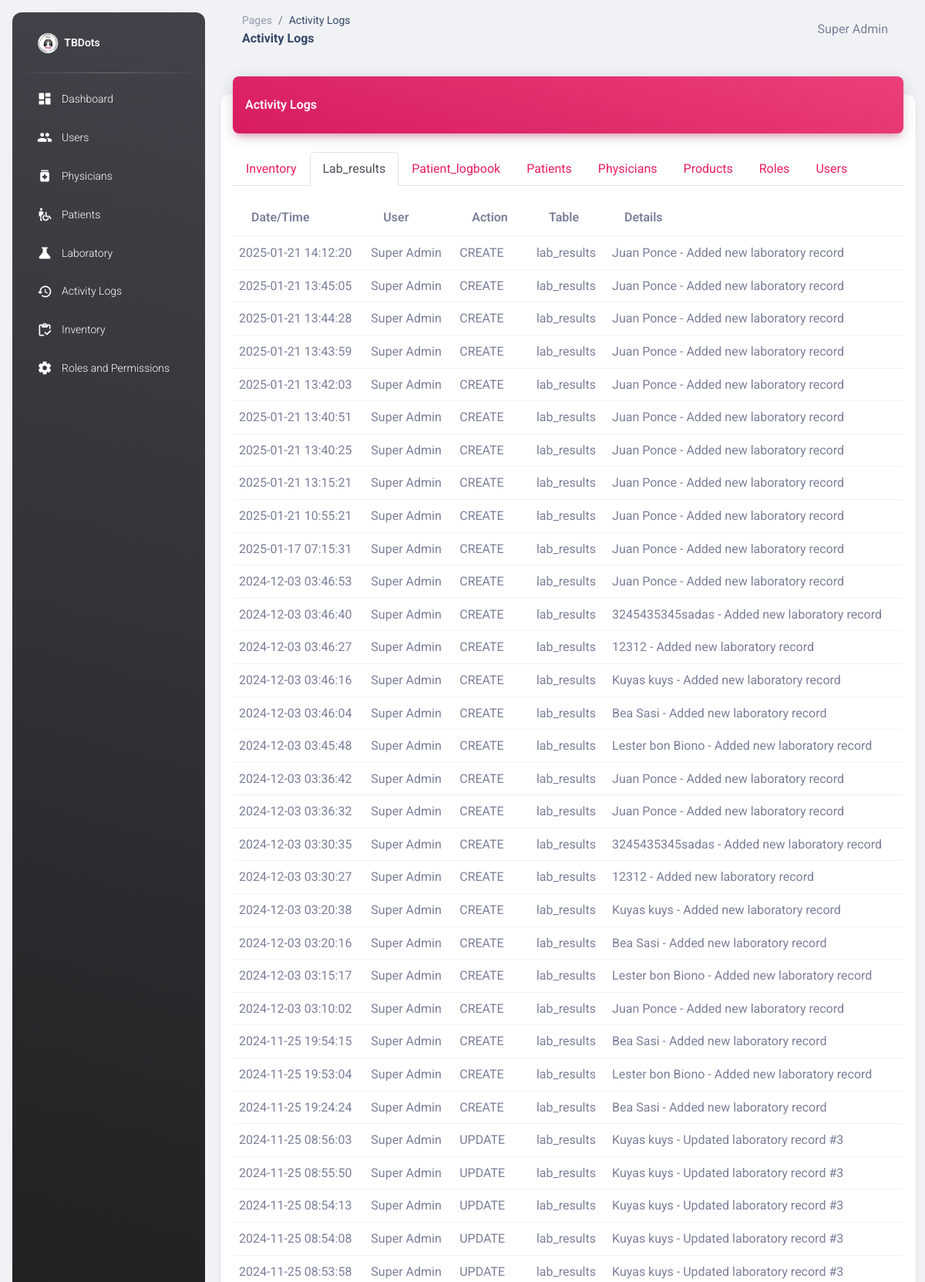
The app's page /activity_logs.php?table=lab_results (signed in, upper part) with its own data.
### tables this page shows
CREATE TABLE IF NOT EXISTS `activity_logs` (
  `id` int NOT NULL AUTO_INCREMENT,
  `user_id` int NOT NULL,
  `action` varchar(50) DEFAULT NULL,
  `table_name` varchar(50) NOT NULL,
  `record_id` int NOT NULL,
  `details` text,
  `created_at` timestamp NOT NULL DEFAULT CURRENT_TIMESTAMP,
  PRIMARY KEY (`id`),
  KEY `FK_logs_user` (`user_id`),
  CONSTRAINT `FK_logs_user` FOREIGN KEY (`user_id`) REFERENCES `users` (`id`)
);

CREATE TABLE IF NOT EXISTS `users` (
  `id` int NOT NULL AUTO_INCREMENT,
  `username` varchar(50) NOT NULL,
  `password` text NOT NULL,
  `first_name` text NOT NULL,
  `last_name` text NOT NULL,
  `role` int NOT NULL DEFAULT '0',
  `updated_at` timestamp NOT NULL DEFAULT CURRENT_TIMESTAMP,
  `created_at` timestamp NOT NULL DEFAULT CURRENT_TIMESTAMP ON UPDATE CURRENT_TIMESTAMP,
  `location_id` int DEFAULT NULL,
  PRIMARY KEY (`id`),
  KEY `FK_users_roles` (`role`),
  KEY `location_id` (`location_id`),
  CONSTRAINT `FK_users_roles` FOREIGN KEY (`role`) REFERENCES `roles` (`id`) ON DELETE CASCADE ON UPDATE CASCADE,
  CONSTRAINT `users_ibfk_1` FOREIGN KEY (`location_id`) REFERENCES `locations` (`id`)
);

### activity_logs.php (the view, shortened to what this page needs)
<?php
require_once "connection/db.php";
include_once('head.php');
$action_filter = $_GET['action'] ?? '';
$table_filter = $_GET['table'] ?? 'all';
$date_filter = $_GET['date'] ?? '';
$search = $_GET['search'] ?? '';
$query = "
    SELECT al.*, u.first_name, u.last_name,
    -- For inventory logs
    CASE
        WHEN al.table_name = 'inventory' THEN p.brand_name
        -- For lab results logs
        WHEN al.table_name = 'lab_results' THEN pat.fullname
        -- For products logs
        WHEN al.table_name = 'products' THEN p2.brand_name
        ELSE NULL
    END as related_name
    FROM activity_logs al
    LEFT JOIN users u ON al.user_id = u.id
    -- Join for inventory logs
    LEFT JOIN inventory i ON (al.table_name = 'inventory' AND al.record_id = i.id)
    LEFT JOIN products p ON i.product_id = p.id
    -- Join for lab results logs
    LEFT JOIN lab_results lr ON (al.table_name = 'lab_results' AND al.record_id = lr.id)
    LEFT JOIN patients pat ON lr.patient_id = pat.id
    -- Join for products logs
    LEFT JOIN products p2 ON (al.table_name = 'products' AND al.record_id = p2.id)
    WHERE 1=1
    AND al.action != 'DELETE'
";
if ($table_filter) {
    $query .= " AND al.table_name = '" . $conn->real_escape_string($table_filter) . "'";
}
$query .= " ORDER BY al.created_at DESC";
$result = $conn->query($query);
$tables_query = "SELECT DISTINCT table_name FROM activity_logs ORDER BY table_name";
$tables_result = $conn->query($tables_query);
$available_tables = [];
while ($table = $tables_result->fetch_assoc()) {
    $available_tables[] = $table['table_name'];
}
?>
<body class="g-sidenav-show bg-gray-200">
  <?php include_once('sidebar.php'); ?>
  <main class="main-content position-relative max-height-vh-100 h-100 border-radius-lg">
    <?php include_once('navbar.php'); ?>
    <div class="container-fluid py-4">
      <div class="row">
        <div class="col-12">
          <div class="card my-4">
            <div class="card-header p-0 position-relative mt-n4 mx-3 z-index-2">
              <div class="bg-gradient-primary shadow-primary border-radius-lg pt-4 pb-3">
                <h6 class="text-white text-capitalize ps-3">Activity Logs</h6>
              </div>
            </div>
            <div class="card-body px-3 pb-2">
              <ul class="nav nav-tabs mb-3" id="activityTabs" role="tablist">
                  <?php foreach ($available_tables as $table): ?>
                  <li class="nav-item" role="presentation">
                      <a class="nav-link <?= $table_filter === $table ? 'active' : '' ?>"
                         href="?table=<?= urlencode($table) ?><?= $action_filter ? '&action='.$action_filter : '' ?><?= $date_filter ? '&date='.$date_filter : '' ?><?= $search ? '&search='.$search : '' ?>">
                          <?= ucfirst($table) ?>
                      </a>
                  </li>
                  <?php endforeach; ?>
              </ul>
              <div class="table-responsive">
                <table class="table align-items-center mb-0">
                  <thead>
                    <tr>
                      <th>Date/Time</th>
                      <th>User</th>
                      <th>Action</th>
                      <th>Table</th>
                      <th>Details</th>
                    </tr>
                  </thead>
                  <tbody>
                    <?php while($row = $result->fetch_assoc()): ?>
                      <tr>
                        <td><?= date('Y-m-d H:i:s', strtotime($row['created_at'])) ?></td>
                        <td><?= htmlspecialchars($row['first_name'] . ' ' . $row['last_name']) ?></td>
                        <td><?= $row['action'] ?></td>
                        <td><?= $row['table_name'] ?></td>
                        <td>
                          <?php if ($row['related_name']): ?>
                            <?= htmlspecialchars($row['related_name']) ?> -
                          <?php endif; ?>
                          <?= htmlspecialchars($row['details']) ?>
                        </td>
                      </tr>
                    <?php endwhile; ?>
                  </tbody>
                </table>
              </div>
            </div>
          </div>
        </div>
      </div>
    </div>
  </main>
</body>
</html>

### records on screen
activity_logs: created_at "2025-01-21 14:12:20", user.last_name "Super Admin", action "CREATE", table_name "lab_results", related_name "Juan Ponce", details "Added new laboratory record"
activity_logs: created_at "2025-01-21 13:45:05", user.last_name "Super Admin", action "CREATE", table_name "lab_results", related_name "Juan Ponce", details "Added new laboratory record"
activity_logs: created_at "2025-01-21 13:44:28", user.last_name "Super Admin", action "CREATE", table_name "lab_results", related_name "Juan Ponce", details "Added new laboratory record"
activity_logs: created_at "2025-01-21 13:43:59", user.last_name "Super Admin", action "CREATE", table_name "lab_results", related_name "Juan Ponce", details "Added new laboratory record"
activity_logs: created_at "2025-01-21 13:42:03", user.last_name "Super Admin", action "CREATE", table_name "lab_results", related_name "Juan Ponce", details "Added new laboratory record"
activity_logs: created_at "2025-01-21 13:40:51", user.last_name "Super Admin", action "CREATE", table_name "lab_results", related_name "Juan Ponce", details "Added new laboratory record"
activity_logs: created_at "2025-01-21 13:40:25", user.last_name "Super Admin", action "CREATE", table_name "lab_results", related_name "Juan Ponce", details "Added new laboratory record"
activity_logs: created_at "2025-01-21 13:15:21", user.last_name "Super Admin", action "CREATE", table_name "lab_results", related_name "Juan Ponce", details "Added new laboratory record"
activity_logs: created_at "2025-01-21 10:55:21", user.last_name "Super Admin", action "CREATE", table_name "lab_results", related_name "Juan Ponce", details "Added new laboratory record"
activity_logs: created_at "2025-01-17 07:15:31", user.last_name "Super Admin", action "CREATE", table_name "lab_results", related_name "Juan Ponce", details "Added new laboratory record"
activity_logs: created_at "2024-12-03 03:46:53", user.last_name "Super Admin", action "CREATE", table_name "lab_results", related_name "Juan Ponce", details "Added new laboratory record"
activity_logs: created_at "2024-12-03 03:46:40", user.last_name "Super Admin", action "CREATE", table_name "lab_results", related_name "3245435345sadas", details "Added new laboratory record"
activity_logs: created_at "2024-12-03 03:46:27", user.last_name "Super Admin", action "CREATE", table_name "lab_results", related_name "12312", details "Added new laboratory record"
activity_logs: created_at "2024-12-03 03:46:16", user.last_name "Super Admin", action "CREATE", table_name "lab_results", related_name "Kuyas kuys", details "Added new laboratory record"
activity_logs: created_at "2024-12-03 03:46:04", user.last_name "Super Admin", action "CREATE", table_name "lab_results", related_name "Bea Sasi", details "Added new laboratory record"
activity_logs: created_at "2024-12-03 03:45:48", user.last_name "Super Admin", action "CREATE", table_name "lab_results", related_name "Lester bon Biono", details "Added new laboratory record"
activity_logs: created_at "2024-12-03 03:36:42", user.last_name "Super Admin", action "CREATE", table_name "lab_results", related_name "Juan Ponce", details "Added new laboratory record"
activity_logs: created_at "2024-12-03 03:36:32", user.last_name "Super Admin", action "CREATE", table_name "lab_results", related_name "Juan Ponce", details "Added new laboratory record"
activity_logs: created_at "2024-12-03 03:30:35", user.last_name "Super Admin", action "CREATE", table_name "lab_results", related_name "3245435345sadas", details "Added new laboratory record"
activity_logs: created_at "2024-12-03 03:30:27", user.last_name "Super Admin", action "CREATE", table_name "lab_results", related_name "12312", details "Added new laboratory record"
activity_logs: created_at "2024-12-03 03:20:38", user.last_name "Super Admin", action "CREATE", table_name "lab_results", related_name "Kuyas kuys", details "Added new laboratory record"
activity_logs: created_at "2024-12-03 03:20:16", user.last_name "Super Admin", action "CREATE", table_name "lab_results", related_name "Bea Sasi", details "Added new laboratory record"
activity_logs: created_at "2024-12-03 03:15:17", user.last_name "Super Admin", action "CREATE", table_name "lab_results", related_name "Lester bon Biono", details "Added new laboratory record"
activity_logs: created_at "2024-12-03 03:10:02", user.last_name "Super Admin", action "CREATE", table_name "lab_results", related_name "Juan Ponce", details "Added new laboratory record"
activity_logs: created_at "2024-11-25 19:54:15", user.last_name "Super Admin", action "CREATE", table_name "lab_results", related_name "Bea Sasi", details "Added new laboratory record"
activity_logs: created_at "2024-11-25 19:53:04", user.last_name "Super Admin", action "CREATE", table_name "lab_results", related_name "Lester bon Biono", details "Added new laboratory record"
activity_logs: created_at "2024-11-25 19:24:24", user.last_name "Super Admin", action "CREATE", table_name "lab_results", related_name "Bea Sasi", details "Added new laboratory record"
activity_logs: created_at "2024-11-25 08:56:03", user.last_name "Super Admin", action "UPDATE", table_name "lab_results", related_name "Kuyas kuys", details "Updated laboratory record #3"
activity_logs: created_at "2024-11-25 08:55:50", user.last_name "Super Admin", action "UPDATE", table_name "lab_results", related_name "Kuyas kuys", details "Updated laboratory record #3"
activity_logs: created_at "2024-11-25 08:54:13", user.last_name "Super Admin", action "UPDATE", table_name "lab_results", related_name "Kuyas kuys", details "Updated laboratory record #3"
activity_logs: created_at "2024-11-25 08:54:08", user.last_name "Super Admin", action "UPDATE", table_name "lab_results", related_name "Kuyas kuys", details "Updated laboratory record #3"
activity_logs: created_at "2024-11-25 08:53:58", user.last_name "Super Admin", action "UPDATE", table_name "lab_results", related_name "Kuyas kuys", details "Updated laboratory record #3"

### other values on screen
str_replace('_', ' ', str_replace('.php', '', $page_name)) "Activity Logs"
$_SESSION['fullname'] "Super Admin"
$table "Inventory"
$table "Lab_results"
$table "Patient_logbook"
$table "Patients"
$table "Physicians"
$table "Products"
$table "Roles"
$table "Users"
